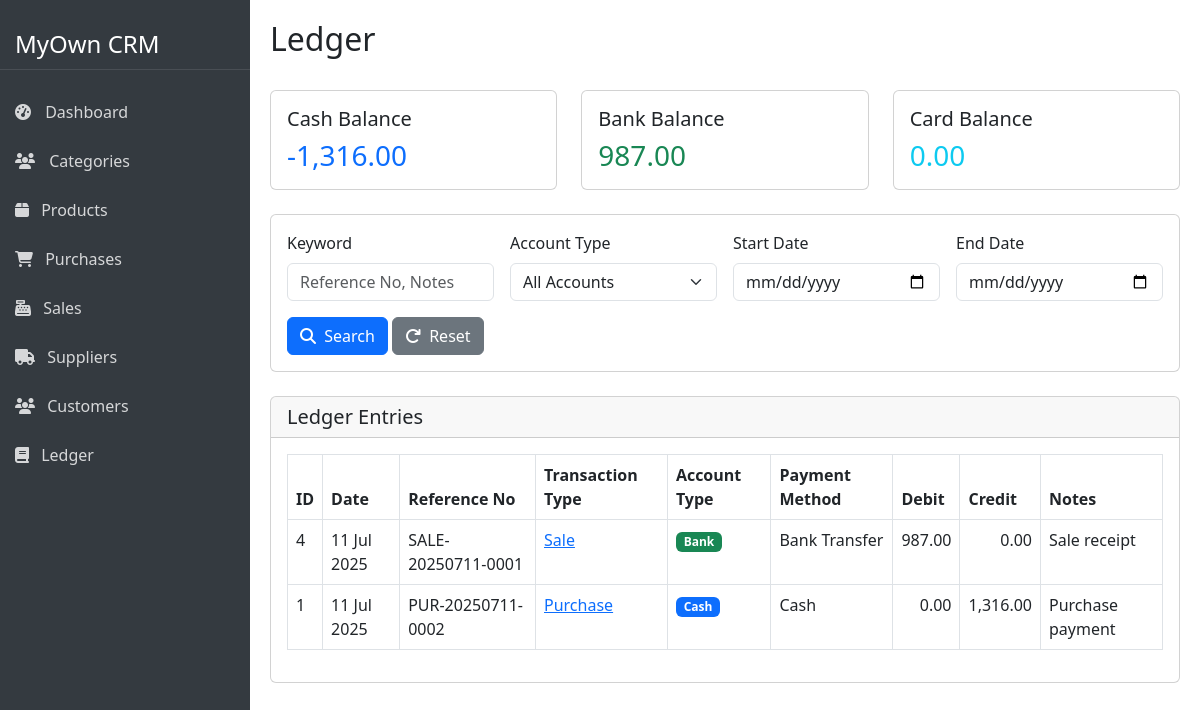
Screenshot of /ledger/ledger.php with the database file from the repository.
### tables this page shows
CREATE TABLE `ledger` (
  `id` int(11) NOT NULL,
  `transaction_date` date NOT NULL,
  `reference_no` varchar(50) NOT NULL,
  `transaction_type` enum('purchase','sale','payment','receipt') NOT NULL,
  `reference_id` int(11) NOT NULL,
  `account_type` enum('cash','bank','card') NOT NULL,
  `payment_method_id` int(11) DEFAULT NULL,
  `debit` decimal(10,2) DEFAULT 0.00,
  `credit` decimal(10,2) DEFAULT 0.00,
  `notes` text DEFAULT NULL,
  `created_at` timestamp NOT NULL DEFAULT current_timestamp()
);

CREATE TABLE `payment_methods` (
  `id` int(11) NOT NULL,
  `name` varchar(50) NOT NULL,
  `description` text DEFAULT NULL,
  `status` tinyint(1) DEFAULT 1
);

### database/database.php (called while the page is built, shortened)
<?php
class Database {
    protected $host = 'localhost';
    protected $user = 'root';
    protected $password = '';
    protected $dbname = 'oop-project';
    public $con = null;
    public function __construct(){
        if($this->con == null){
            $this->con = mysqli_connect($this->host,$this->user,$this->password,$this->dbname);
        }
    }
}
?>

### ledger/ledger.class.php (called while the page is built, shortened)
<?php
require_once ROOT_PATH . 'database/database.php';
class Ledger extends Database {
    private $table = 'ledger';
    public function getAll($page = 1, $perPage = 10) {
        $offset = ($page - 1) * $perPage;
        $sql = "SELECT l.*, pm.name as payment_method
               FROM {$this->table} l
               LEFT JOIN payment_methods pm ON l.payment_method_id = pm.id
               ORDER BY l.transaction_date DESC, l.id DESC LIMIT {$offset}, {$perPage}";
        $result = $this->con->query($sql);
        $entries = [];
        if ($result->num_rows > 0) {
            while ($row = $result->fetch_assoc()) {
                $entries[] = $row;
            }
        }
        return $entries;
    }
    public function getBalanceByAccountType($account_type) {
        $account_type = $this->con->real_escape_string($account_type);
        $sql = "SELECT SUM(debit) as total_debit, SUM(credit) as total_credit
               FROM {$this->table} WHERE account_type = '{$account_type}'";
        $result = $this->con->query($sql);
        $row = $result->fetch_assoc();
        $balance = ($row['total_debit'] ?? 0) - ($row['total_credit'] ?? 0);
        return $balance;
    }
}
?>

### ledger/ledger.php (the view, shortened to what this page needs)
<?php
require_once ROOT_PATH . 'ledger/ledger.class.php';
$ledgerObj = new Ledger();
$page = isset($_GET['page']) ? (int)$_GET['page'] : 1;
$perPage = 10;
$keyword = isset($_GET['keyword']) ? $_GET['keyword'] : '';
$account_type = isset($_GET['account_type']) ? $_GET['account_type'] : '';
$start_date = isset($_GET['start_date']) ? $_GET['start_date'] : '';
$end_date = isset($_GET['end_date']) ? $_GET['end_date'] : '';
if (!empty($keyword) || !empty($account_type) || (!empty($start_date) && !empty($end_date))) {
    $entries = $ledgerObj->search($keyword, $account_type, $start_date, $end_date, $page, $perPage);
    $totalEntries = $ledgerObj->countSearch($keyword, $account_type, $start_date, $end_date);
} else {
    $entries = $ledgerObj->getAll($page, $perPage);
}
$cashBalance = $ledgerObj->getBalanceByAccountType('cash');
$bankBalance = $ledgerObj->getBalanceByAccountType('bank');
$cardBalance = $ledgerObj->getBalanceByAccountType('card');
require ROOT_PATH . 'includes/header.php';
?>
<div class="d-flex">
    <?php
    require ROOT_PATH . 'includes/sidebar.php';
    ?>
    <div class="main-content">
        <div class="d-flex justify-content-between align-items-center mb-4">
            <h2>Ledger</h2>
        </div>
        <div class="row mb-4">
            <div class="col-md-4">
                <div class="card">
                    <div class="card-body">
                        <h5 class="card-title">Cash Balance</h5>
                        <h3 class="card-text text-primary"><?php echo number_format($cashBalance, 2); ?></h3>
                    </div>
                </div>
            </div>
            <div class="col-md-4">
                <div class="card">
                    <div class="card-body">
                        <h5 class="card-title">Bank Balance</h5>
                        <h3 class="card-text text-success"><?php echo number_format($bankBalance, 2); ?></h3>
                    </div>
                </div>
            </div>
            <div class="col-md-4">
                <div class="card">
                    <div class="card-body">
                        <h5 class="card-title">Card Balance</h5>
                        <h3 class="card-text text-info"><?php echo number_format($cardBalance, 2); ?></h3>
                    </div>
                </div>
            </div>
        </div>
        <div class="card mb-4">
            <div class="card-body">
                <form action="" method="get" class="row g-3">
                    <div class="col-md-3">
                        <label for="keyword" class="form-label">Keyword</label>
                        <input type="text" class="form-control" id="keyword" name="keyword" value="<?php echo htmlspecialchars($keyword); ?>" placeholder="Reference No, Notes">
                    </div>
                    <div class="col-md-3">
                        <label for="account_type" class="form-label">Account Type</label>
                        <select class="form-select" id="account_type" name="account_type">
                            <option value="">All Accounts</option>
                        </select>
                    </div>
                    <div class="col-md-3">
                        <label for="start_date" class="form-label">Start Date</label>
                        <input type="date" class="form-control" id="start_date" name="start_date" value="<?php echo $start_date; ?>">
                    </div>
                    <div class="col-md-3">
                        <label for="end_date" class="form-label">End Date</label>
                        <input type="date" class="form-control" id="end_date" name="end_date" value="<?php echo $end_date; ?>">
                    </div>
                    <div class="col-12">
                        <button type="submit" class="btn btn-primary">
                            <i class="fas fa-search me-1"></i> Search
                        </button>
                        <a href="ledger.php" class="btn btn-secondary">
                            <i class="fas fa-redo me-1"></i> Reset
                        </a>
                    </div>
                </form>
            </div>
        </div>
        <div class="card mb-4">
            <div class="card-header">
                <h5 class="mb-0">Ledger Entries</h5>
            </div>
            <div class="card-body">
                <div class="table-responsive">
                    <table class="table table-bordered table-hover">
                        <thead>
                            <tr>
                                <th>ID</th>
                                <th>Date</th>
                                <th>Reference No</th>
                                <th>Transaction Type</th>
                                <th>Account Type</th>
                                <th>Payment Method</th>
                                <th>Debit</th>
                                <th>Credit</th>
                                <th>Notes</th>
                            </tr>
                        </thead>
                        <tbody>
                            <?php if (count($entries) > 0): ?>
                                <?php foreach ($entries as $entry): ?>
                                <tr>
                                    <td><?php echo $entry['id']; ?></td>
                                    <td><?php echo date('d M Y', strtotime($entry['transaction_date'])); ?></td>
                                    <td><?php echo htmlspecialchars($entry['reference_no']); ?></td>
                                    <td>
                                        <?php
                                        $transaction_type = $entry['transaction_type'];
                                        $reference_id = $entry['reference_id'];
                                        $link = '';
                                        if ($transaction_type == 'sale') {
                                            $link = "<a href='../sales/view_sale.php?id={$reference_id}'>Sale</a>";
                                        } elseif ($transaction_type == 'purchase') {
                                            $link = "<a href='../purchases/view_purchase.php?id={$reference_id}'>Purchase</a>";
                                        } else {
                                            $link = ucfirst($transaction_type);
                                        }
                                        echo $link;
                                        ?>
                                    </td>
                                    <td>
                                        <?php
                                        $account_type_label = '';
                                        switch ($entry['account_type']) {
                                            case 'cash':
                                                $account_type_label = '<span class="badge bg-primary">Cash</span>';
                                                break;
                                            case 'bank':
                                                $account_type_label = '<span class="badge bg-success">Bank</span>';
                                                break;
                                        }
                                        echo $account_type_label;
                                        ?>
                                    </td>
                                    <td><?php echo htmlspecialchars($entry['payment_method']); ?></td>
                                    <td class="text-end"><?php echo number_format($entry['debit'], 2); ?></td>
                                    <td class="text-end"><?php echo number_format($entry['credit'], 2); ?></td>
                                    <td><?php echo htmlspecialchars($entry['notes']); ?></td>
                                </tr>
                                <?php endforeach; ?>
                            <?php else: ?>
                                <tr>
                                    <td colspan="9" class="text-center">No ledger entries found.</td>
                                </tr>
                            <?php endif; ?>
                        </tbody>
                    </table>
                </div>
            </div>
        </div>
    </div>
</div>
<?php
require ROOT_PATH . 'includes/footer.php';
?>

### includes/header.php (style rules this page uses)
body { overflow-x: hidden; }
.main-content { margin-left: 250px; width: 100%; padding: 20px; transition: all 0.3s; }

### rows the page displays
ledger: id "4", transaction_date "11 Jul 2025", reference_no "SALE-20250711-0001", account_type "Bank", payment_method.name "Bank Transfer", debit "987.00", credit "0.00", notes "Sale receipt"
ledger: id "1", transaction_date "11 Jul 2025", reference_no "PUR-20250711-0002", account_type "Cash", payment_method.name "Cash", debit "0.00", credit "1,316.00", notes "Purchase payment"

### other values shown
$cashBalance "-1,316.00"
$bankBalance "987.00"
$cardBalance "0.00"
